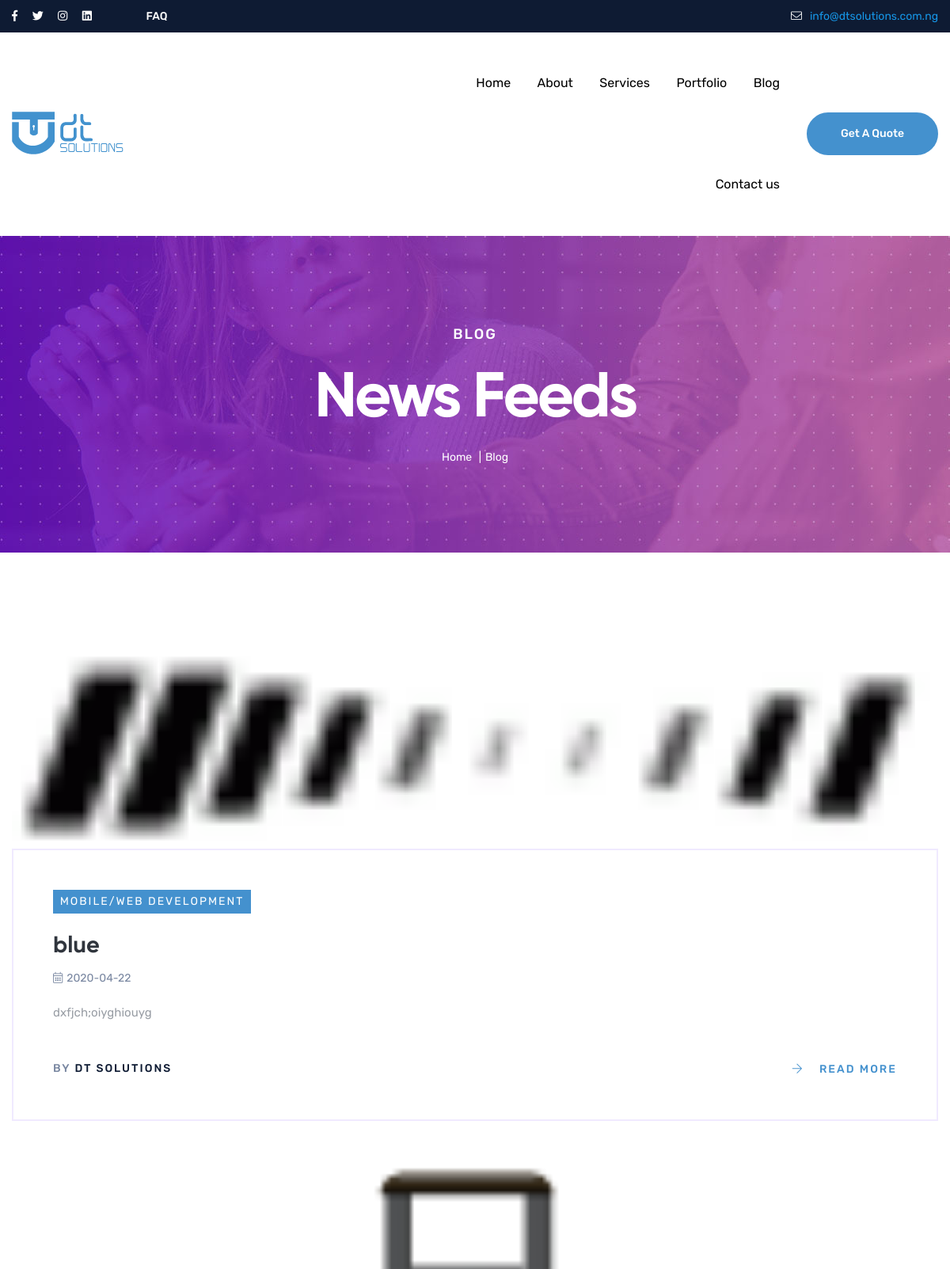
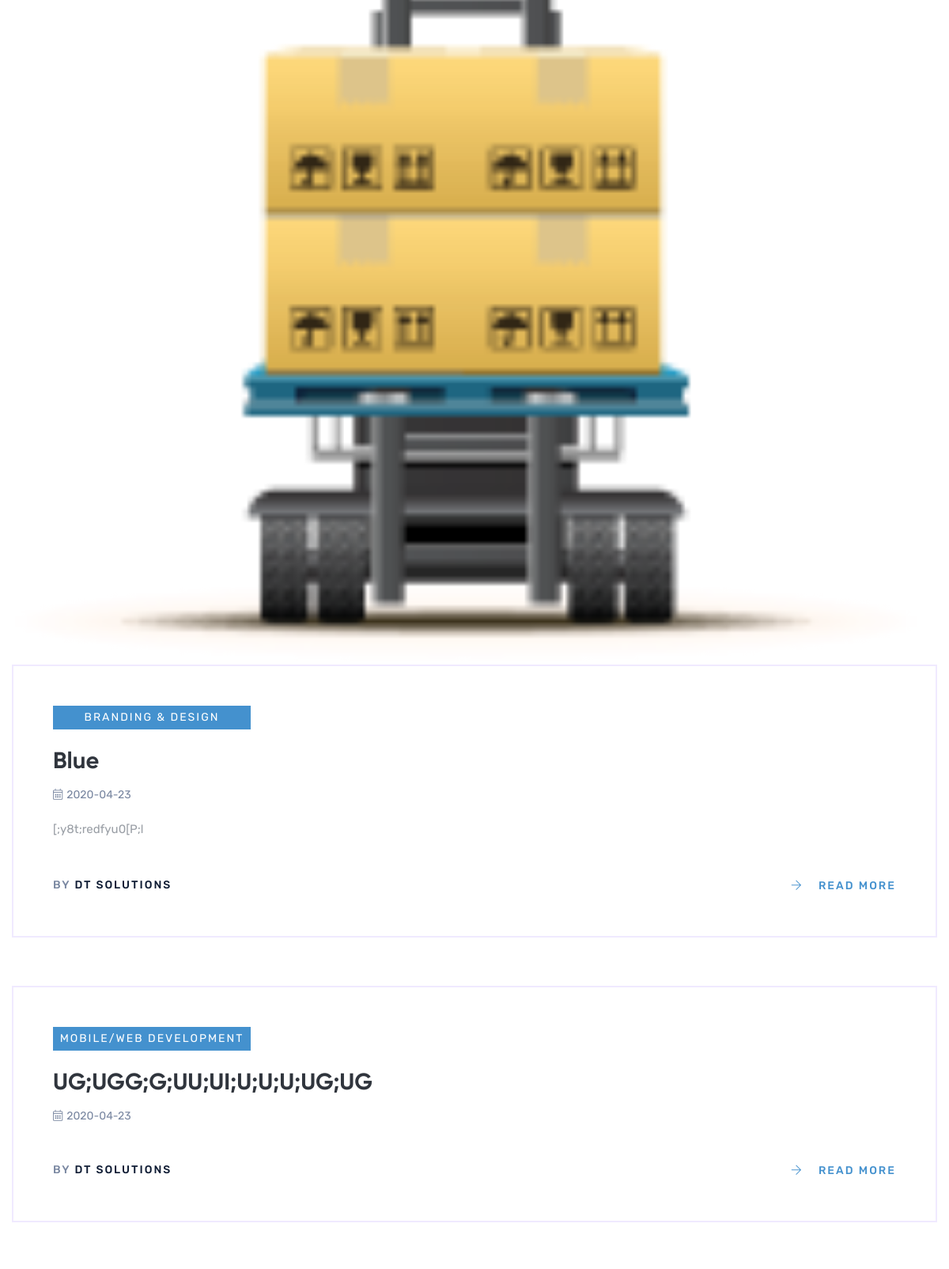
Screenshot of /blog.php (upper part) with the database file from the repository (2 pictures, top to bottom).
### tables this page shows
CREATE TABLE `posts` (
  `post_id` int(3) NOT NULL,
  `post_title` varchar(255) NOT NULL,
  `post_date` date NOT NULL,
  `post_image` text NOT NULL,
  `post_content` text NOT NULL,
  `post_tags` varchar(255) NOT NULL,
  `post_category` varchar(255) NOT NULL
);

### blog.php (the view, shortened to what this page needs)
<?php require_once 'include/db.php' ?>
<!doctype html>
<html class="no-js" lang="zxx">
    <head>
		<?php include 'include/css.php' ?>
    </head>
    <body>
        <?php include 'include/header.php' ?>
        <main>
            <section class="breadcrumb-area breadcrumb-bg" data-background="img/bg/breadcrumb_bg.jpg">
                <div class="container">
                    <div class="row">
                        <div class="col-12 text-center">
                            <div class="breadcrumb-wrap">
                                <div class="breadcrumb-title mb-20">
                                    <span>Blog</span>
                                    <h2>News Feeds</h2>
                                </div>
                                <nav aria-label="breadcrumb">
                                    <ol class="breadcrumb">
                                        <li class="breadcrumb-item"><a href="index.php">Home</a></li>
                                        <li class="breadcrumb-item active" aria-current="page">Blog</li>
                                    </ol>
                                </nav>
                            </div>
                        </div>
                    </div>
                </div>
            </section>
            <section class="inner-blog pt-120 pb-120">
                <div class="container">
                    <div class="row">
                        <div class="col">
                        <?php
                                if(isset($_GET['page'])){
                                    $page =  $_GET['page'];
                                  }else{
                                      $page = "";
                                  }
                                  if($page == "" || $page == 1){
                                      $page_1 = 0;
                                  }else{
                                      $page_1 = ($page * 10) - 10;
                                  }
                                $query = "SELECT * FROM posts LIMIT $page_1, 10";
                                $select_all_posts_query = mysqli_query($connection,$query);
                                while ($row = mysqli_fetch_assoc($select_all_posts_query)) {
                                    $post_id = $row['post_id'];
                                    $post_title = $row['post_title'];
                                    $post_date = $row['post_date'];
                                    $post_image = $row['post_image'];
                                    $post_content = $row['post_content'];
                                    $post_category = $row['post_category'];
                        ?>
                            <div class="bsingle-post mb-40">
                                <div class="bpost-thumb">
                                    <a href="blog-details.php?b_id=<?php echo $post_id; ?>"><img src="img/images/siteimages/<?php echo $post_image?>" alt=""></a>
                                </div>
                                <div class="bpost-content">
                                    <div class="b-tag">
                                        <a href="#"><?php echo $post_category ?></a>
                                    </div>
                                    <h2><a href="blog-details.php?b_id=<?php echo $post_id; ?>"><?php echo $post_title ?></a></h2>
                                    <div class="bpost-meta mb-20">
                                        <ul>
                                            <li><span><i class="fal fa-calendar-alt"></i><?php echo $post_date ?></span></li>
                                        </ul>
                                    </div>
                                    <p><?php echo $post_content ?></p>
                                    <div class="bpost-avatar">
                                        <div class="bavatar-info">
                                            <p>by <a href="#">DT Solutions</a></a></p>
                                        </div>
                                    </div>
                                    <div class="b-readmore">
                                        <a href="blog-details.php?b_id=<?php echo $post_id; ?>"><i class="fal fa-arrow-right"></i>Read More</a>
                                    </div>
                                </div>
                            </div>
                            <?php } ?>
                        </div>
                    </div>
                </div>
            </section>
        </main>
    </body>
</html>

### include/css.php (shortened to what this page needs)
<link rel="stylesheet" href="css/bootstrap.min.css">
<link rel="stylesheet" href="css/animate.min.css">
<link rel="stylesheet" href="css/magnific-popup.css">
<link rel="stylesheet" href="css/fontawesome-all.min.css">
<link rel="stylesheet" href="css/meanmenu.css">
<link rel="stylesheet" href="css/nice-select.css">
<link rel="stylesheet" href="css/slick.css">
<link rel="stylesheet" href="css/default.css">
<link rel="stylesheet" href="css/style.css">
<link rel="stylesheet" href="css/responsive.css">

### include/header.php (shortened to what this page needs)
<header>
            <div class="header-top d-none d-sm-block">
                <div class="container-fluid container-p">
                    <div class="row">
                        <div class="col-sm-8">
                            <div class="h-social display-ib">
                                <a href="https://web.facebook.com/dtsolutionsng/"><i class="fab fa-facebook-f"></i></a>
                                <a href="https://twitter.com/dtsolutionsng"><i class="fab fa-twitter"></i></a>
                                <a href="https://www.instagram.com/dtsolutionsng/"><i class="fab fa-instagram"></i></a>
                                <a href="https://www.linkedin.com/company/dtsolutionsng/"><i class="fab fa-linkedin"></i></a>
                            </div>
                            <div class="h-link display-ib">
                                <ul>
                                    <li><a href="faq.php">Faq</a></li>
                                </ul>
                            </div>
                        </div>
                        <div class="col-sm-4">
                            <div class="ht-cta text-right">
                                <span><i class="fal fa-envelope"></i><a href="mailto:info@dtsolutions.com.ng">info@dtsolutions.com.ng</a></span>
                            </div>
                        </div>
                    </div>
                </div>
            </div>
            <div  id="header-sticky" class="main-header">
                <div class="container-fluid container-p">
                    <div class="row align-items-center">
                        <div class="col-xl-5 col-lg-3">
                            <div class="logo pr-85 display-ib">
                                <a href="index.php"><img src="img/logo/logo.png" alt="img"></a>
                            </div>
                        </div>
                        <div class="col-xl-5 col-lg-6">
                            <div class="main-menu text-right">
                                <nav id="mobile-menu">
                                <ul>
                                    <li><a href="index.php">Home</a></li>
                                    <li><a href="about-us.php">About</a></li>
                                    <li><a href="#">Services</a>
                                    </li>
                                    <li><a href="portfolio.php">Portfolio</a></li>
                                    <li><a href="blog.php">Blog</a></li>
                                    <li><a href="contact.php">Contact us</a></li>
                                </ul>
                                </nav>
                            </div>
                        </div>
                        <div class="col-xl-2 col-lg-3 d-none d-lg-block">
                            <div class="menu-btn text-right">
                                <a href="quote.php" class="btn">Get A Quote</a>
                            </div>
                        </div>
                        <div class="col-12">
                        </div>
                    </div>
                </div>
            </div>
        </header>

### css/default.css (style rules this page uses)
.mb-20 { margin-bottom: 20px; }
.mb-40 { margin-bottom: 40px; }
.pt-120 { padding-top: 120px; }
.pb-120 { padding-bottom: 120px; }
.pr-85 { padding-right: 80px; }

### css/responsive.css (style rules this page uses)
@media (min-width: 1200px) and (max-width: 1500px) { .container-p { padding: 0 15px; } }
@media (min-width: 1200px) and (max-width: 1500px) { .main-menu ul li { margin-left: 30px; } }
@media (min-width: 1200px) and (max-width: 1500px) { .menu-btn .btn { padding: 18px 41px; } }
@media (min-width: 992px) and (max-width: 1200px) { .container-p { padding: 0 15px; } }
@media (min-width: 992px) and (max-width: 1200px) { .main-menu ul li { margin-left: 30px; } }
@media (min-width: 992px) and (max-width: 1200px) { .menu-btn .btn { padding: 18px 41px; } }
@media (min-width: 992px) and (max-width: 1200px) { .bpost-content h2 { font-size: 29px; } }

### rows the page displays
posts: post_image (picture), post_category "MOBILE/WEB DEVELOPMENT", post_title "blue", post_date "2020-04-22", post_content "dxfjch;oiyghiouyg"
posts: post_image (picture), post_category "BRANDING & DESIGN", post_title "Blue", post_date "2020-04-23", post_content "[;y8t;redfyu0[P;l"
posts: post_category "MOBILE/WEB DEVELOPMENT", post_title "UG;UGG;G;UU;UI;U;U;U;UG;UG", post_date "2020-04-23"
